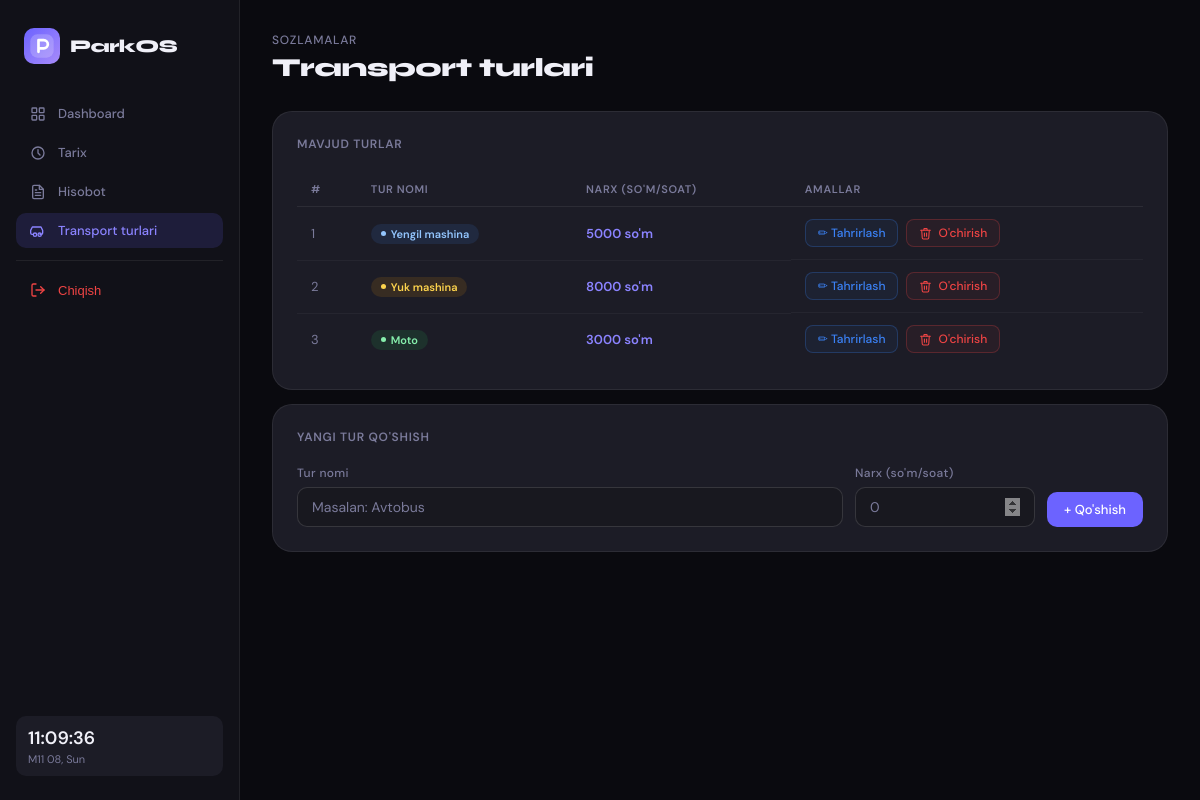
The app's page /types/ (signed in) with its own data.
### parking/models.py (models this page shows, shortened)
class VehicleType(models.Model):
    name  = models.CharField(max_length=100, unique=True, verbose_name="Tur nomi")
    price = models.PositiveIntegerField(verbose_name="Narx (so'm/soat)")
    class Meta:
        verbose_name = "Transport turi"
        verbose_name_plural = "Transport turlari"

### parking/views.py (the view)
# urls.py: path("types/",                      views.vehicle_types,       name="vehicle_types"),
@login_required
def vehicle_types(request):
    types = VehicleType.objects.all()
    return render(request, "parking/vehicle_types.html", {"types": types})

### parking/templates/parking/vehicle_types.html (shortened to what this page needs)
{% extends "parking/base.html" %}
{% block content %}
<div class="page-header fade-up">
  <div>
    <div class="page-subhead">Sozlamalar</div>
    <h1>Transport turlari</h1>
  </div>
</div>
<div class="card fade-up">
  <div class="card-title">Mavjud turlar</div>
  {% if types %}
  <div class="table-wrap">
    <table>
      <thead>
        <tr>
          <th>#</th>
          <th>Tur nomi</th>
          <th>Narx (so'm/soat)</th>
          <th>Amallar</th>
        </tr>
      </thead>
      <tbody>
        {% for t in types %}
        <tr>
          <td style="color:var(--muted)">{{ forloop.counter }}</td>
          <td>
            <span class="badge {% if 'Yuk' in t.name %}truck{% elif 'Moto' in t.name or 'moto' in t.name %}moto{% else %}car{% endif %}">
              {{ t.name }}
            </span>
          </td>
          <td style="font-weight:600;color:var(--accent2)">{{ t.price|floatformat:0 }} so'm</td>
          <td style="display:flex;gap:8px">
            <button class="tbl-btn edit"
              onclick="openEditModal({{ t.pk }}, '{{ t.name|escapejs }}', {{ t.price }})">
              ✏ Tahrirlash
            </button>
            <button class="tbl-btn"
              onclick="openDeleteModal({{ t.pk }}, '{{ t.name|escapejs }}')">
              O'chirish
            </button>
          </td>
        </tr>
        {% endfor %}
      </tbody>
    </table>
  </div>
  {% endif %}
</div>
<div class="card fade-up">
  <div class="card-title">Yangi tur qo'shish</div>
  <form method="post" action="{% url 'add_vehicle_type' %}">
    <div class="cols" style="grid-template-columns:1fr 180px auto;gap:12px;align-items:flex-end">
      <div class="field" style="margin-bottom:0">
        <label>Tur nomi</label>
        <input type="text" name="name" placeholder="Masalan: Avtobus" required minlength="2">
      </div>
      <div class="field" style="margin-bottom:0">
        <label>Narx (so'm/soat)</label>
        <input type="number" name="price" placeholder="0" min="1" required>
      </div>
      <button class="btn btn-primary" type="submit" style="margin-bottom:0">+ Qo'shish</button>
    </div>
  </form>
</div>
{% endblock %}

### static/parking/style.css (style rules this page uses)
:root { --bg:#0a0a0f; --bg2:#111118; --bg3:#18181f; --card:#1c1c26; --card2:#22222e; --border:rgba(255,255,255,0.07); --border2:rgba(255,255,255,0.13); --text:#f0f0f8; --muted:#7a7a9a; --accent:#6c63ff; --accent2:#8b83ff; --green:#22c55e; --green-dim:#16a34a; --red:#ef4444; --red-dim:#b91c1c; --amber:#f59e0b; --blue:#3b82f6; --glow:rgba(108,99,255,0.15); }
* { box-sizing:border-box;margin:0;padding:0 }
body { font-family:'DM Sans',sans-serif;background:var(--bg);color:var(--text);min-height:100vh;overflow-x:hidden }
.fade-up { animation:fadeUp .45s cubic-bezier(.22,1,.36,1) both }
.fade-up:nth-child(1) { animation-delay:.05s }
.fade-up:nth-child(2) { animation-delay:.10s }
.fade-up:nth-child(3) { animation-delay:.15s }
.page-header { display:flex;align-items:center;justify-content:space-between;margin-bottom:1.75rem }
.page-header h1 { font-family:'Syne',sans-serif;font-size:26px;font-weight:800;letter-spacing:-0.5px }
.page-subhead { font-size:12px;color:var(--muted);margin-bottom:4px;font-weight:500;text-transform:uppercase;letter-spacing:.06em }
.btn { display:inline-flex;align-items:center;gap:6px; padding:8px 16px;border-radius:10px;font-size:13px;font-weight:500; font-family:'DM Sans',sans-serif;cursor:pointer; border:1px solid var(--border2);background:var(--card);color:var(--text); transition:all .18s;text-decoration:none; }
.btn-primary { background:var(--accent);border-color:transparent;color:#fff }
.cols { display:grid;grid-template-columns:320px 1fr;gap:16px;align-items:start }
.card { background:var(--card);border:1px solid var(--border);border-radius:20px;padding:1.5rem;margin-bottom:14px }
.card-title { font-size:12px;font-weight:600;color:var(--muted);text-transform:uppercase;letter-spacing:.06em;margin-bottom:1.25rem }
.field { margin-bottom:14px }
.field label { display:block;font-size:12px;font-weight:500;color:var(--muted);margin-bottom:6px;letter-spacing:.03em }
.field input,.field select { width:100%;padding:10px 14px; background:var(--bg3);border:1px solid var(--border2); border-radius:10px;color:var(--text);font-size:14px;font-family:'DM Sans',sans-serif; outline:none;transition:border-color .2s,box-shadow .2s; appearance:none; }
.field input::placeholder { color:var(--muted) }
.table-wrap { overflow-x:auto;border-radius:12px }
table { width:100%;border-collapse:collapse;font-size:13px }
thead tr { border-bottom:1px solid var(--border) }
th { padding:10px 14px;font-size:11px;font-weight:600;color:var(--muted);text-align:left;text-transform:uppercase;letter-spacing:.06em;white-space:nowrap }
td { padding:12px 14px;border-bottom:1px solid rgba(255,255,255,0.04);color:var(--text);vertical-align:middle }
tbody tr { transition:background .15s }
tbody tr:last-child td { border-bottom:none }
.badge { display:inline-flex;align-items:center;gap:5px; padding:3px 10px;border-radius:20px;font-size:11px;font-weight:600;white-space:nowrap; }
.badge::before { content:'';width:5px;height:5px;border-radius:50% }
.badge.car { background:rgba(59,130,246,0.12);color:#93c5fd }
.badge.car::before { background:#93c5fd }
.badge.truck { background:rgba(245,158,11,0.12);color:#fcd34d }
.badge.truck::before { background:#fcd34d }
.badge.moto { background:rgba(34,197,94,0.12);color:#86efac }
.badge.moto::before { background:#86efac }
.tbl-btn { padding:5px 12px;border-radius:8px;font-size:12px;font-weight:500; border:1px solid rgba(239,68,68,0.25);background:rgba(239,68,68,0.06); color:var(--red);cursor:pointer;font-family:'DM Sans',sans-serif; transition:all .15s;white-space:nowrap; }
.tbl-btn.edit { border-color:rgba(59,130,246,0.25);background:rgba(59,130,246,0.06);color:var(--blue) }

### records on screen
VehicleType: name "Yengil mashina", price "5000"
VehicleType: name "Yuk mashina", price "8000"
VehicleType: name "Moto", price "3000"
